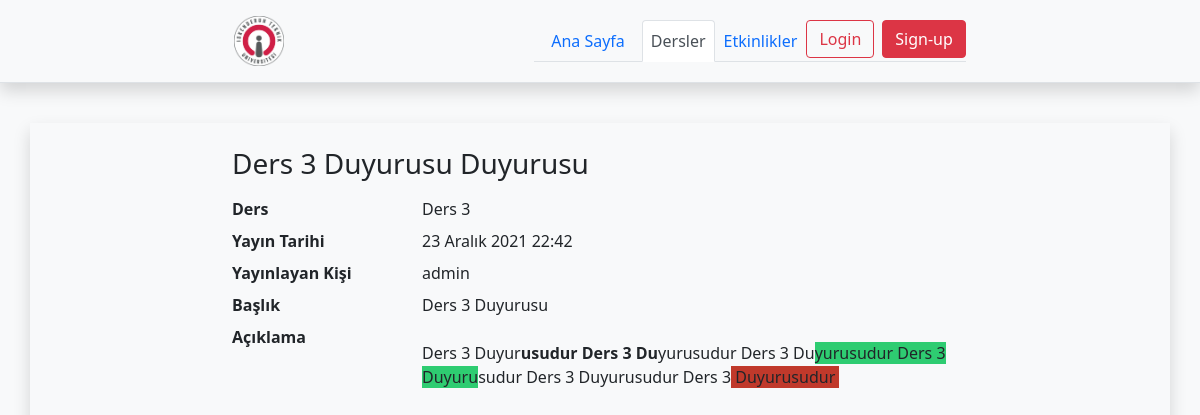
/lessons/announcement/6, run on the app's committed database.
### lessons/models.py (models this page shows, shortened)
class Announcement(models.Model):
    lesson = models.ForeignKey(Lesson,on_delete=models.CASCADE)
    title = models.CharField(max_length=128)
    description = RichTextField()
    date = models.DateTimeField(auto_now=True)
    avaliable = models.BooleanField(default =True)

class Lesson(models.Model):
    teacher = models.ForeignKey(User, null=True,on_delete=models.CASCADE)
    name = models.CharField(max_length=128,unique=True)
    image  = models.ImageField(upload_to="lessons/%Y/%m/%d/",default = "lessons/default_lesson_image.png")
    description = models.TextField(blank=True,null=True)
    students = models.ManyToManyField(User, blank=True,related_name='lesson_joined')
    date = models.DateTimeField(auto_now=True)
    avaliable = models.BooleanField(default =True)
    def __str__(self):
        return self.name

### lessons/views.py (the view)
# urls.py: path("announcement/<int:announcement_id>",views.announcement_detail,name = 'announcement_detail'),
def announcement_detail(request,announcement_id):
    current_user = request.user
    announcement = Announcement.objects.get(id = announcement_id)
    context = {
        'announcement':announcement
    }
    return render(request,'announcements/announcement.html',context)

### templates/announcements/announcement.html (shortened to what this page needs)
{% extends "base.html" %}
{% load static %}
{% block body %}
{% load crispy_forms_tags %}
<div class="container shadow">
  <div class="row ">
    <div class="col-2"></div>
    <div class="col-8">
<br>
      <h3>{{announcement.title}} Duyurusu</h3>
      <dl class="row">
        <dt class="col-sm-3">Ders</dt>
        <dd class="col-sm-9">{{announcement.lesson}}</dd>
        <dt class="col-sm-3">Yayın Tarihi</dt>
        <dd class="col-sm-9">{{announcement.date }}</dd>
        <dt class="col-sm-3">Yayınlayan Kişi</dt>
        <dd class="col-sm-9">{{announcement.lesson.teacher }}</dd>
        <dt class="col-sm-3">Başlık</dt>
        <dd class="col-sm-9">{{announcement.title}}</dd>
          <dt class="col-sm-3">Açıklama</dt>
        <dd class="col-sm-9">
          <p>{{announcement.description | safe }}</p>
        </dd>
      </dl>
    </div>
    </div>
    </div>
{% endblock body %}

### data on the page
Announcement: title "Ders 3 Duyurusu", lesson "Ders 3", date "23 Aralık 2021 22:42", lesson.teacher "admin", description "Ders 3 Duyur usudur Ders 3 Du yurusudur Ders 3 Du yurusudur Ders 3 Duyuru sudur Ders 3 Duyurusudur Ders 3 Duyurusudur"
